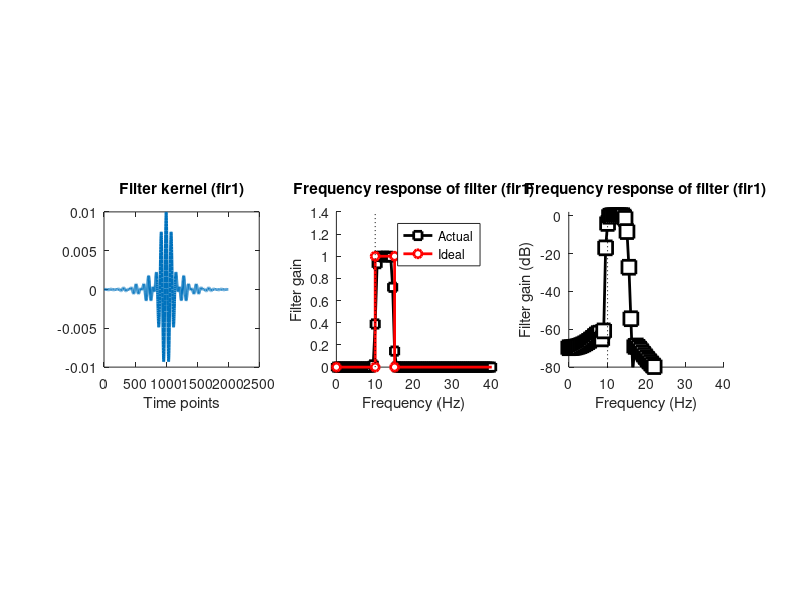
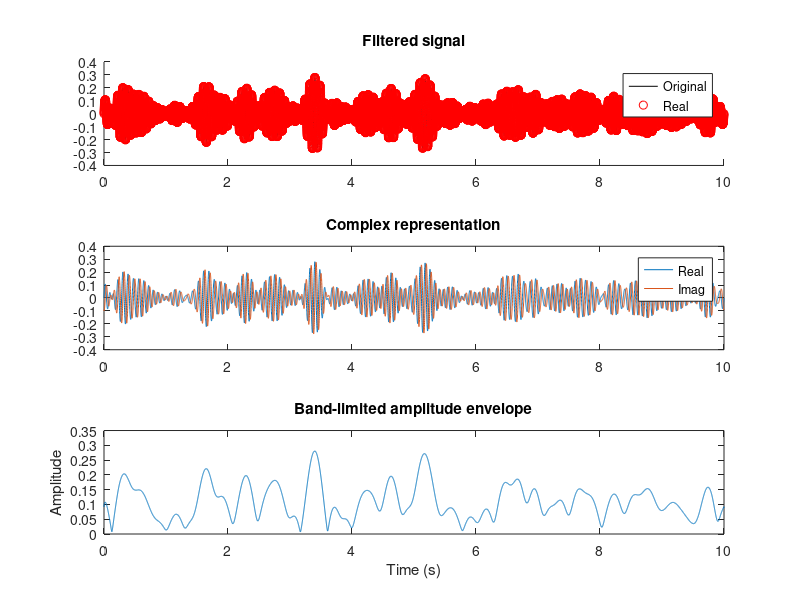

Reproduce these figures in MATLAB, in order.
%%
%     COURSE: Solved problems in neural time series analysis
%    SECTION: Time-frequency analyses
%      VIDEO: Narrowband filtering and the Hilbert transform
% Instructor: sincxpress.com
%
%%
clear, clc

%% design FIR filter via fir1

srate   = 1000;
nyquist = srate/2;
frange  = [10 15];
order   = round( 20*srate/frange(1) ); % = length of the filter

% filter kernel
filtkern = fir1(order,frange/nyquist);

% compute the power spectrum of the filter kernel
filtpow = abs(fft(filtkern)).^2;
% compute the frequencies vector and remove negative frequencies
hz      = linspace(0,srate/2,floor(length(filtkern)/2)+1);
filtpow = filtpow(1:length(hz));



figure(1), clf
subplot(131)
plot(filtkern,'linew',2)
xlabel('Time points')
title('Filter kernel (fir1)')
axis square


% plot amplitude spectrum of the filter kernel
subplot(132), hold on
plot(hz,filtpow,'ks-','linew',2,'markerfacecolor','w')

plot([0 frange(1) frange frange(2) nyquist],[0 0 1 1 0 0],'ro-','linew',2,'markerfacecolor','w')

% dotted line corresponding to the lower edge of the filter cut-off
plot([1 1]*frange(1),get(gca,'ylim'),'k:')

% make the plot look nicer
set(gca,'xlim',[0 frange(1)*4])%,'ylim',[-.05 1.05])
xlabel('Frequency (Hz)'), ylabel('Filter gain')
legend({'Actual';'Ideal'})
title('Frequency response of filter (fir1)')
axis square


subplot(133), hold on
plot(hz,10*log10(filtpow),'ks-','linew',2,'markersize',10,'markerfacecolor','w')
plot([1 1]*frange(1),get(gca,'ylim'),'k:')
set(gca,'xlim',[0 frange(1)*4],'ylim',[-80 2])
xlabel('Frequency (Hz)'), ylabel('Filter gain (dB)')
title('Frequency response of filter (fir1)')
axis square

%% apply the filter to the data

pnts = 10000;
origdata = randn(pnts,1);
timevec = (0:pnts-1)/srate;

filtdat = filtfilt(filtkern,1,origdata);

%% Hilbert transform

hildat = hilbert(filtdat);

figure(2), clf
subplot(311), hold on
plot(timevec,filtdat,'k')
plot(timevec,real(hildat),'ro')
zoom on
title('Filtered signal')
legend({'Original';'Real'})

subplot(312)
plot(timevec,real(hildat), timevec,imag(hildat))
title('Complex representation')
legend({'Real';'Imag'})

subplot(313)
plot(timevec,abs(hildat))
xlabel('Time (s)'), ylabel('Amplitude')
title('Band-limited amplitude envelope')

%% done.
